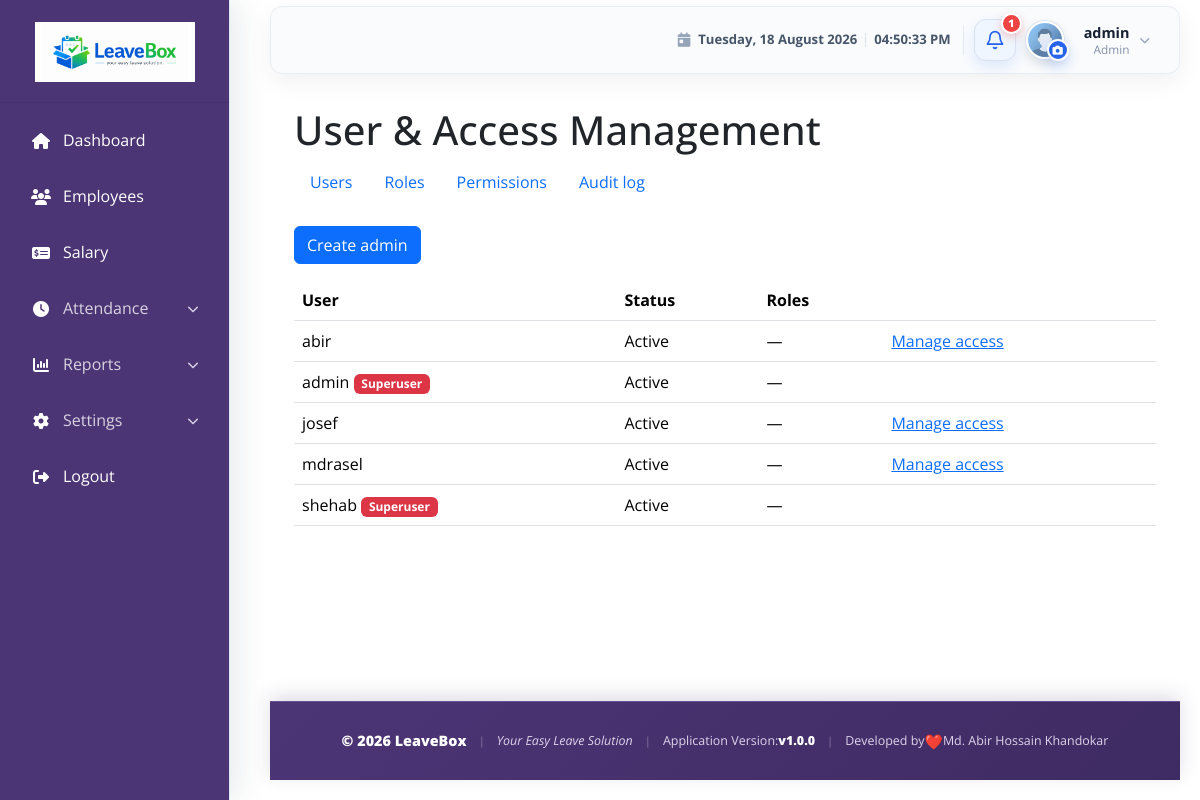
The page /accounts/access/users/ (signed in) on the database as committed earlier.
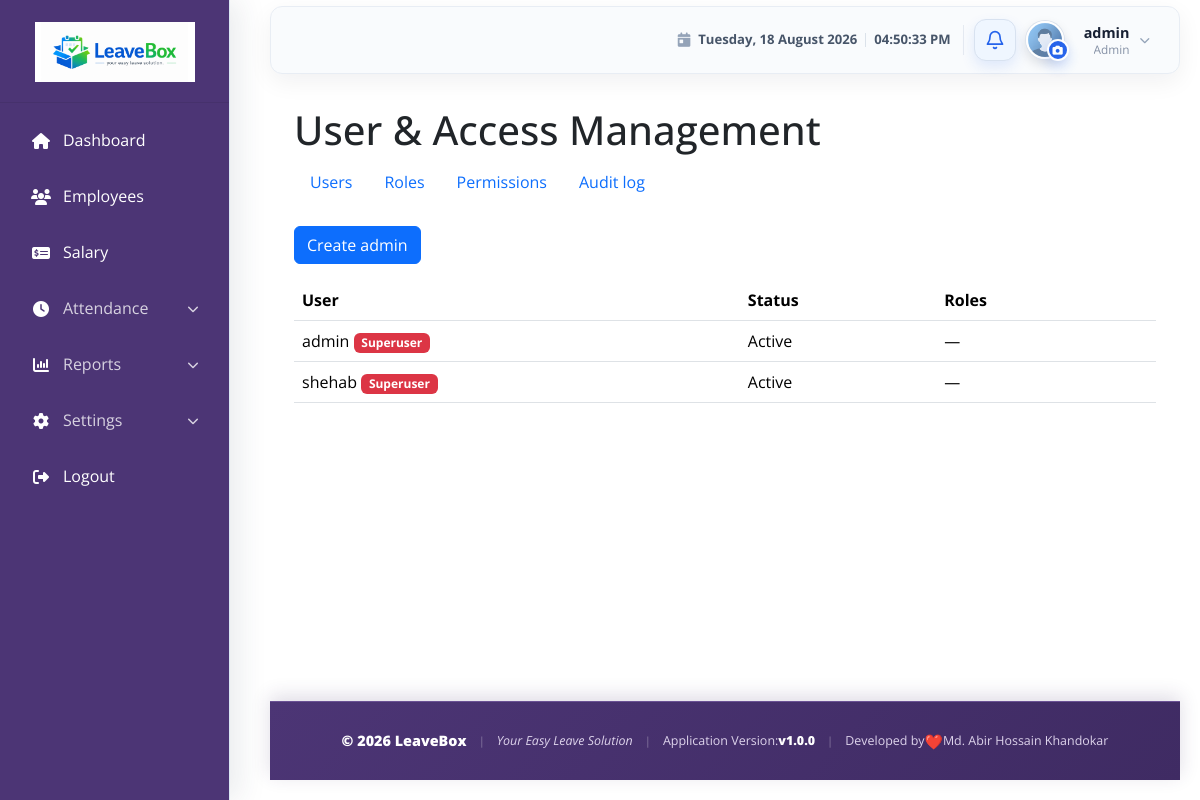
The same page on the database as committed later.
### accounts/models.py (models this page shows, shortened)
class User(AbstractUser):
    ROLE_CHOICES = (
        ('ADMIN', 'Admin/HR'),
        ('EMPLOYEE', 'Employee'),
    )
    role = models.CharField(max_length=10, choices=ROLE_CHOICES, default='EMPLOYEE')
    phone = models.CharField(max_length=15, blank=True, null=True)
    class Meta:
        permissions = [
            ('manage_users', 'Can manage application users'),
            ('manage_roles', 'Can manage roles'),
            ('manage_permissions', 'Can assign roles and permissions'),
            ('access_settings', 'Can access application settings'),
            ('approve_leave', 'Can approve leave requests'),
            ('reject_leave', 'Can reject leave requests'),
            ('process_salary', 'Can process salary'),
            ('view_reports', 'Can view reports'),
            ('export_reports', 'Can export reports'),
        ]

### accounts/views.py (the view)
# urls.py: path('access/users/', views.access_users, name='access_users'),
def access_users(request):
    denied = _superuser_only(request)
    if denied:
        return denied
    return render(request, 'access/users.html', {'users': User.objects.prefetch_related('groups').order_by('username')})

### LAF/templatetags/navigation_tags.py (called while the page is built)
@register.simple_tag
def url_name_active(request, *url_names):
    resolver_match = getattr(request, 'resolver_match', None)
    current_url_name = getattr(resolver_match, 'url_name', None)
    return current_url_name in url_names

### accounts/context_processors.py (called while the page is built)
def session_timeout(request):
    if not request.user.is_authenticated:
        return {}
    return {
        "session_timeout_seconds": settings.SESSION_TIMEOUT_SECONDS,
        "session_warning_seconds": min(120, settings.SESSION_TIMEOUT_SECONDS),
    }

### accounts/views.py (called while the page is built)
def _superuser_only(request):
    if not request.user.is_authenticated:
        return redirect(f"{reverse('accounts:login')}?next={request.path}")
    if not request.user.is_superuser:
        raise PermissionDenied

### templates/access/users.html
{% extends 'base/base.html' %}{% block content %}<div class="container py-4"><h1>User & Access Management</h1>{% include 'access/_nav.html' %}<a class="btn btn-primary mb-3" href="{% url 'accounts:access_user_add' %}">Create admin</a><div class="table-responsive"><table class="table"><thead><tr><th>User</th><th>Status</th><th>Roles</th><th></th></tr></thead><tbody>{% for item in users %}<tr><td>{{ item.username }}{% if item.is_superuser %} <span class="badge bg-danger">Superuser</span>{% endif %}</td><td>{% if item.is_active %}Active{% else %}Inactive{% endif %}</td><td>{% for role in item.groups.all %}<span class="badge bg-secondary">{{ role.name }}</span> {% empty %}—{% endfor %}</td><td>{% if not item.is_superuser %}<a href="{% url 'accounts:access_user_edit' item.pk %}">Manage access</a>{% endif %}</td></tr>{% endfor %}</tbody></table></div></div>{% endblock %}

### templates/base/base.html (shortened to what the changed rows need)
{% load static navigation_tags %}
<!DOCTYPE html>
<html lang="en">
<head>
    <link rel="stylesheet" href="{% static 'css/bootstrap-5.3.2.min.css' %}">
    <link rel="stylesheet" href="https://cdnjs.cloudflare.com/ajax/libs/font-awesome/6.4.0/css/all.min.css">
    <link rel="stylesheet" href="{% static 'css/dashboard.css' %}">
    <link rel="stylesheet" href="{% static 'css/apply_leave.css' %}">
    <link rel="stylesheet" href="{% static 'css/footer.css' %}">
    <link rel="stylesheet" href="{% static 'css/session-timeout.css' %}">
</head>
<body>
        {% url_name_active request 'dashboard' 'adm_dashboard' 'emp_dashboard' as dashboard_active %}
        {% url_name_active request 'employee_list' 'employee_detail' 'employee_admin_edit' 'employee_admin_update' as employees_active %}
        {% url_name_active request 'salary_list' 'salary_add' 'salary_edit' as salary_active %}
        {% url_name_active request 'department_list' 'department_add' 'department_edit' 'department_delete' as departments_active %}
        {% url_name_active request 'designation_list' 'designation_add' 'designation_edit' 'designation_delete' as designations_active %}
        {% url_name_active request 'leave_type_list' 'leave_type_add' 'leave_type_edit' 'leave_type_delete' as leave_settings_active %}
        {% url_name_active request 'leave_apply' as leave_apply_active %}
        {% url_name_active request 'attendance_history' 'employee_daily_attendance_report' 'all_employees_daily_attendance_report' 'employee_range_attendance_report' as attendance_active %}
        {% url_name_active request 'leave_report' 'attendance_report' as reports_active %}
    <main class="content-wrapper dashboard-content-wrapper">
        <nav class="navbar navbar-expand-lg navbar-light dashboard-navbar mb-2">
            <div class="container-fluid">
                <div class="dashboard-profile-slot">
                    <div class="dashboard-notification-dropdown">
                        <button class="dashboard-notification-button" type="button" id="notificationDropdown" aria-label="Notifications{% if pending_leave_count %}: {{ pending_leave_count }} pending leave request{{ pending_leave_count|pluralize }}{% endif %}" aria-haspopup="true" aria-expanded="false">
                            <svg class="dashboard-notification-icon" viewBox="0 0 24 24" aria-hidden="true">
                                <path d="M18 8a6 6 0 0 0-12 0c0 7-3 7-3 9h18c0-2-3-2-3-9"></path>
                                <path d="M13.73 21a2 2 0 0 1-3.46 0"></path>
                            </svg>
                            {% if pending_leave_count %}
                                <span class="dashboard-notification-badge" aria-hidden="true">{{ pending_leave_count }}</span>
                            {% endif %}
                        </button>
                    </div>
                    <div class="dropdown dashboard-profile-dropdown">
                        <button class="dashboard-profile-trigger" type="button" id="userDropdown" aria-haspopup="true" aria-controls="userDropdownMenu" aria-expanded="false">
                            <span class="dashboard-profile-copy">
                                <strong>{{ user.get_full_name|default:user.username }}</strong>
                                <small>
                                    {% if user.employee_profile.designation %}
                                        {{ user.employee_profile.designation }}
                                    {% elif perms.employees.view_employee %}
                                        Admin
                                    {% else %}
                                        {{ user.get_role_display|default:"Employee" }}
                                    {% endif %}
                                </small>
                            </span>
                        </button>
                    </div>
                </div>
            </div>
        </nav>
        <div class="container-fluid">
            {% block content %}{% endblock %}
        </div>
    </main>
</body>
</html>

Rows that differ between the two databases and show on the page:
removed User: username "abir", is_active "Active", is_superuser "Manage access"
removed User: username "josef", is_active "Active", is_superuser "Manage access"
removed User: username "mdrasel", is_active "Active", is_superuser "Manage access"
Other text that changed with them:
{{ pending_leave_count }}: "1" → (not shown)
